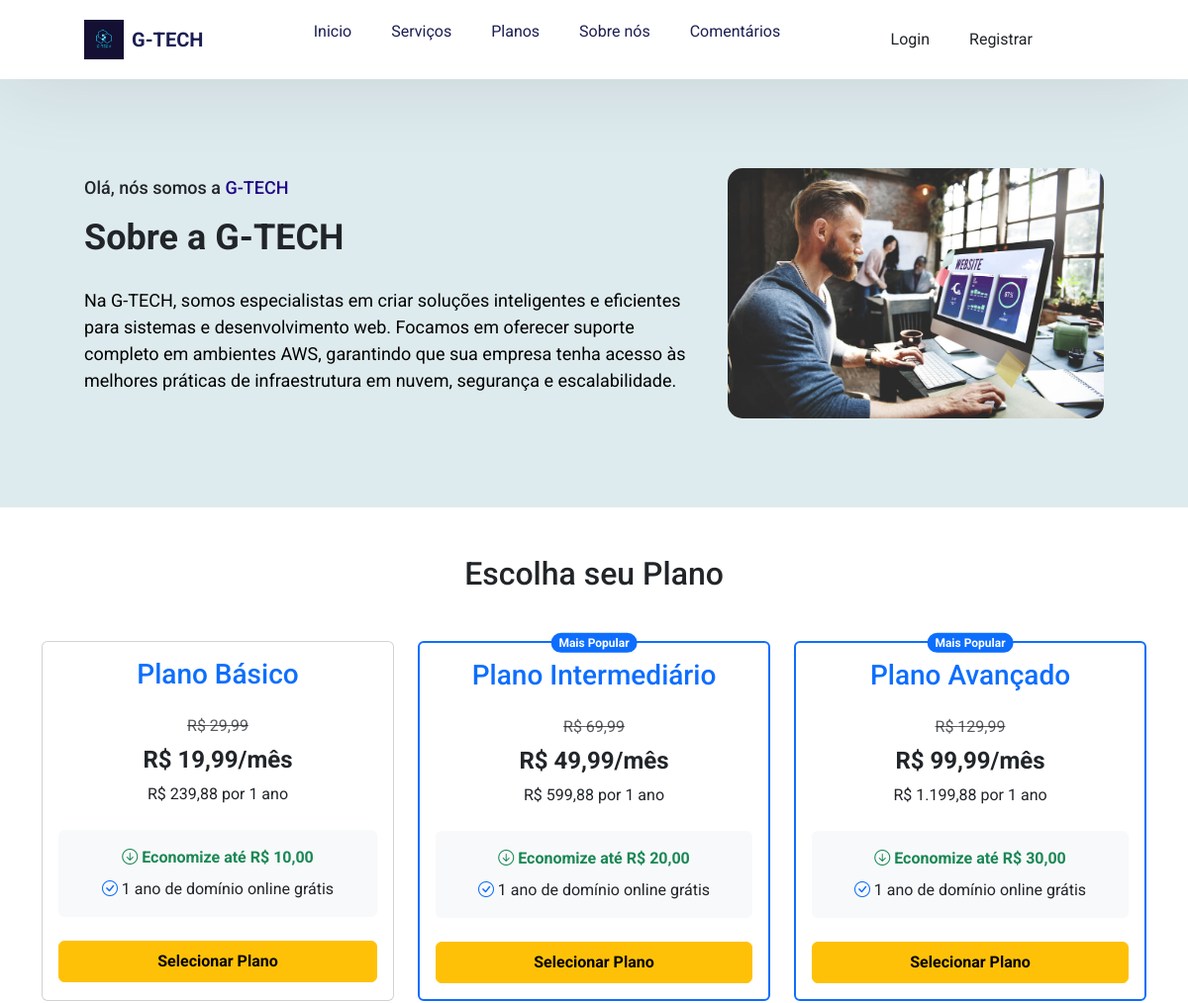
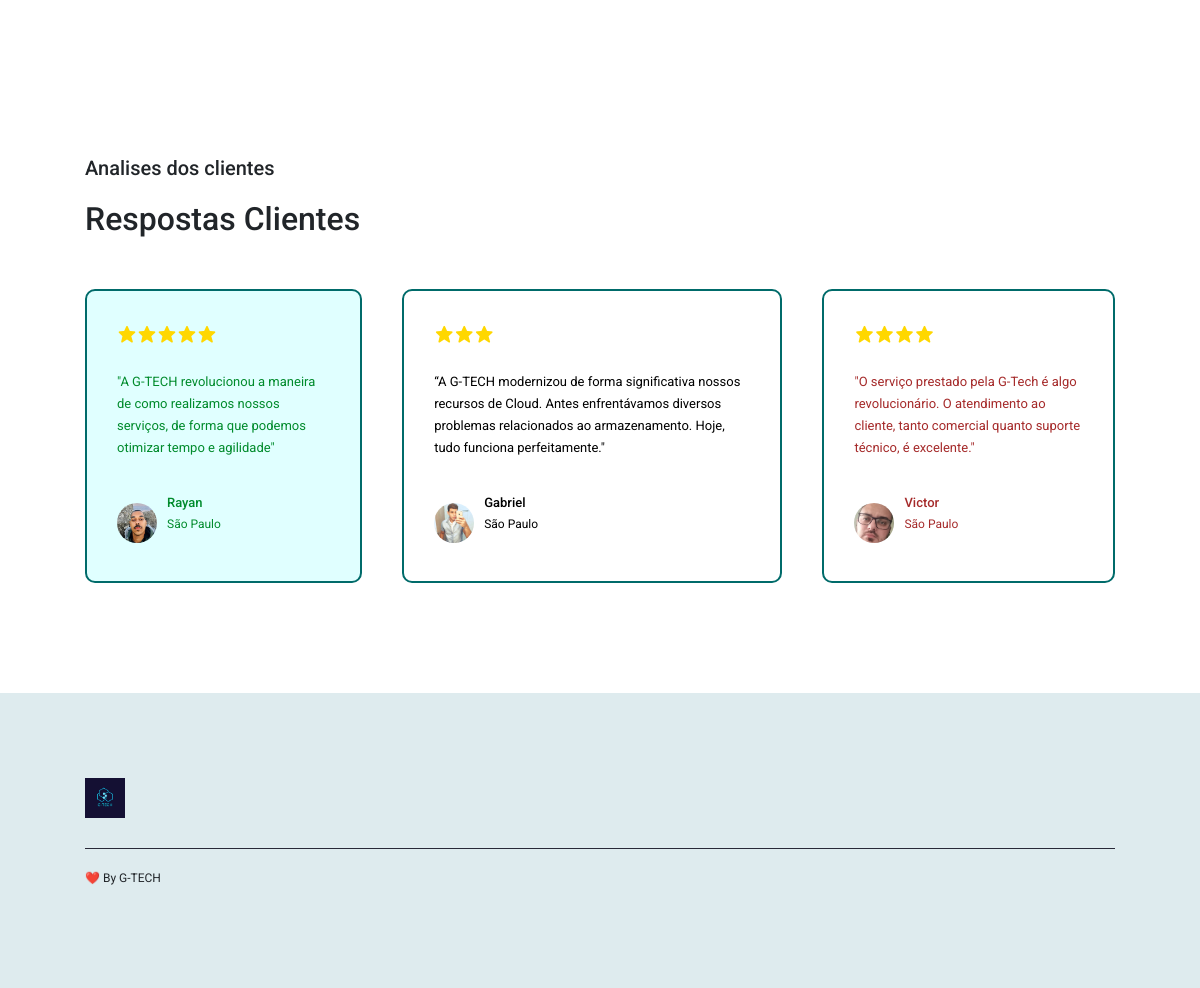
The page / on the database its author committed (2 pictures, top to bottom).
### tables this page shows
CREATE TABLE `planos` (
  `id` int(11) NOT NULL AUTO_INCREMENT,
  `nome` varchar(50) NOT NULL,
  `descricao` text DEFAULT NULL,
  `preco` decimal(10,2) NOT NULL,
  `preco_original` decimal(10,2) DEFAULT NULL,
  `armazenamento` varchar(20) DEFAULT NULL,
  `largura_banda` varchar(20) DEFAULT NULL,
  `sites` int(11) DEFAULT NULL,
  `contas_email` int(11) DEFAULT NULL,
  `banco_dados` int(11) DEFAULT NULL,
  `dominio_gratis` tinyint(1) DEFAULT 0,
  `economia` decimal(10,2) DEFAULT NULL,
  `destaque` tinyint(1) DEFAULT 0,
  PRIMARY KEY (`id`)
);

### includes/config.php (called while the page is built, shortened)
<?php
function isLoggedIn()
{
    return isset($_SESSION['user_id']);
}

### index.php (the view, shortened to what this page needs)
<?php
require_once 'includes/config.php';
require_once 'includes/header.php';
$stmt = $pdo->query("SELECT * FROM planos ORDER BY preco");
$planos = $stmt->fetchAll(PDO::FETCH_ASSOC);
?>
<!DOCTYPE html>
<html lang="pt-BR">
<body>
<div class="main" id="main">
  <div class="left">
    <h5>Olá, nós somos a <span> G-TECH </span></h5>
    <h3>Sobre a G-TECH</h3>
    <p>
      Na G-TECH, somos especialistas em criar soluções inteligentes e eficientes para sistemas e desenvolvimento web.
      Focamos em oferecer suporte completo em ambientes AWS, garantindo que sua empresa tenha acesso às melhores práticas
      de infraestrutura em nuvem, segurança e escalabilidade.
    </p>
  </div>
  <div class="right">
    <img src="/G-tech/assets/img/home-img.png" alt="Imagem G-TECH">
  </div>
</div>
<section class="planos py-5">
  <div class="container">
    <h2 class="text-center mb-5">Escolha seu Plano</h2>
    <div class="row g-4 justify-content-center">
      <?php foreach ($planos as $plano): ?>
        <div class="col-md-4">
          <div class="card h-100 <?= $plano['destaque'] ? 'border-primary border-2' : '' ?>">
            <?php if ($plano['destaque']): ?>
              <div class="position-absolute top-0 start-50 translate-middle badge bg-primary rounded-pill">
                Mais Popular
              </div>
            <?php endif; ?>
            <div class="card-body text-center">
              <h3 class="card-title text-primary"><?= htmlspecialchars($plano['nome']) ?></h3>
              <div class="my-4">
                <span class="text-decoration-line-through text-muted">
                  R$ <?= number_format($plano['preco_original'] ?? 0, 2, ',', '.') ?>
                </span>
                <h4 class="fw-bold my-2">R$ <?= number_format($plano['preco'], 2, ',', '.') ?>/mês</h4>
                <p>R$ <?= number_format($plano['preco'] * 12, 2, ',', '.') ?> por 1 ano</p>
              </div>
              <div class="bg-light p-3 rounded mb-4">
                <p class="text-success fw-bold mb-2">
                  <i class="bi bi-arrow-down-circle"></i> Economize até R$ <?= number_format($plano['economia'] ?? 0, 2, ',', '.') ?>
                </p>
                <p class="mb-0">
                  <i class="bi bi-check-circle text-primary"></i> 1 ano de domínio online grátis
                </p>
              </div>
              <button class="btn btn-warning w-100 fw-bold py-2"
                data-bs-toggle="modal"
                data-bs-target="#planoModal<?= $plano['id'] ?>">
                Selecionar Plano
              </button>
            </div>
          </div>
        </div>
      <?php endforeach; ?>
    </div>
  </div>
</section>
<div class="feedback" id="feedback">
  <h5>Analises dos clientes</h5>
  <h3>Respostas Clientes</h3>
  <div class="customers">
    <div class="item" style="background-color: lightcyan;">
      <div class="rating">
        <?php for ($i = 0; $i < 5; $i++) echo '<i class="bx bxs-star" style="color: gold;"></i>'; ?>
      </div>
      <p class="redtext" style="color: rgb(0, 139, 44);">
        "A G-TECH revolucionou a maneira de como realizamos nossos serviços, de forma que podemos otimizar tempo e agilidade"
      </p>
      <div class="user">
        <img src="/G-tech/assets/img/Rayan.jpg" />
        <div class="info">
          <h5 style="color: rgb(0, 139, 44);">Rayan</h5>
          <p style="color: rgb(0, 139, 44);">São Paulo</p>
        </div>
      </div>
    </div>
    <div class="item">
      <div class="rating">
        <?php for ($i = 0; $i < 3; $i++) echo '<i class="bx bxs-star" style="color: gold;"></i>'; ?>
      </div>
      <p class="texto" style="color: black;">
        “A G-TECH modernizou de forma significativa nossos recursos de Cloud. Antes enfrentávamos diversos problemas relacionados ao armazenamento. Hoje, tudo funciona perfeitamente."
      </p>
      <div class="user">
        <img src="/G-tech/assets/img/Gabriel.jpg" />
        <div class="info">
          <h5 style="color: black;">Gabriel</h5>
          <p style="color: black;">São Paulo</p>
        </div>
      </div>
    </div>
    <div class="item">
      <div class="rating">
        <?php for ($i = 0; $i < 4; $i++) echo '<i class="bx bxs-star" style="color: gold;"></i>'; ?>
      </div>
      <p class="texto2" style="color: brown;">
        "O serviço prestado pela G-Tech é algo revolucionário. O atendimento ao cliente, tanto comercial quanto suporte técnico, é excelente."
      </p>
      <div class="user">
        <img src="/G-tech/assets/img/Victor.jpg" />
        <div class="info">
          <h5 style="color: brown;">Victor</h5>
          <p style="color: brown;">São Paulo</p>
        </div>
      </div>
    </div>
  </div>
</div>
<?php require_once 'includes/footer.php'; ?>
</body>
</html>

### includes/header.php (shortened to what this page needs)
<?php
include_once 'config.php';
?>
<!DOCTYPE html>
<html lang="pt-br">
<head>
  <link href="https://cdn.jsdelivr.net/npm/bootstrap@5.3.0/dist/css/bootstrap.min.css" rel="stylesheet" />
  <link rel="stylesheet" href="https://cdn.jsdelivr.net/npm/bootstrap-icons@1.11.3/font/bootstrap-icons.min.css" />
  <link href="https://unpkg.com/boxicons@2.1.4/css/boxicons.min.css" rel="stylesheet" />
  <link rel="stylesheet" href="/G-tech/assets/styles/style.css" />
</head>
<body>
  <nav>
    <div class="logo">
      <img src="/G-tech/assets/img/logo G-TECH.jpg" alt="Logo G-TECH" />
      <a href="/G-tech/index.php">G-TECH</a>
    </div>
    <ul>
      <li><a href="/G-tech/index.php">Inicio</a></li>
      <li><a href="/G-tech/public/pages/servicos.php">Serviços</a></li>
      <li><a href="/G-tech/planos.php">Planos</a></li>
      <li><a href="/G-tech/public/pages/sobreNos.php">Sobre nós</a></li>
      <li><a href="/G-tech/index.php#feedback">Comentários</a></li>
    </ul>
    <ul class="navbar-nav">
      <?php if (isLoggedIn()): ?>
        <li class="nav-item dropdown">
          <a class="nav-link dropdown-toggle" href="#" id="navbarDropdown" role="button" data-bs-toggle="dropdown">
            <i class="bi bi-person-circle me-1"></i>Minha Conta
          </a>
          <ul class="dropdown-menu dropdown-menu-end">
            <?php if (isAdmin()): ?>
              <li><a class="dropdown-item" href="/G-tech/admin/dashboard.php">Painel Admin</a></li>
            <?php else: ?>
              <li><a class="dropdown-item" href="/G-tech/user/dashboard.php">Painel do Usuário</a></li>
            <?php endif; ?>
            <li>
              <hr class="dropdown-divider">
            </li>
            <li><a class="dropdown-item" href="/G-tech/logout.php">Sair</a></li>
          </ul>
        </li>
      <?php else: ?>
        <ul>
          <li class="nav-item">
            <a class="nav-link" href="/G-tech/login.php">Login</a>
          </li>
          <a class="nav-link" href="/G-tech/register.php">Registrar</a>
          <ul>
          <?php endif; ?>
          </ul>
  </nav>
</body>
</html>

### includes/footer.php (shortened to what this page needs)
<footer>
  <div class="top">
    <div class="logo">
      <img src="/G-tech/assets/img/logo G-TECH.jpg" alt="Logo G-TECH" />
    </div>
  </div>
  <div class="separator"></div>
  <div class="bottom">
    <p>❤️ By G-TECH</p>
  </div>
</footer>
  </body>
  </html>

### assets/styles/style.css (style rules this page uses)
html { scroll-behavior: smooth; }
* { margin: 0; padding: 0; box-sizing: border-box; font-family: "Roboto", sans-serif; }
a { text-decoration: none; color: #1c1e53; transition: color 0.3s ease; }
h5 { font-size: 20px; }
li { list-style: none; }
nav { background-color: #fff; position: sticky; top: 0; padding: 0 85px; display: flex; align-items: center; justify-content: space-between; height: 80px; box-shadow: 0 5px 80px rgba(0, 0, 0, 0.1); z-index: 10; }
nav .logo, footer .logo { display: flex; align-items: center; }
nav .logo a, footer .logo a { margin-left: 8px; font-weight: bold; font-size: 20px; }
nav .logo img, footer .logo img { width: 40px; height: 40px; }
nav ul, footer .top ul { display: flex; gap: 40px; }
.main { background-color: #deebee; padding: 90px 85px; display: flex; align-items: center; justify-content: space-between; gap: 40px; }
.main .left { display: flex; flex-direction: column; align-items: start; }
.main .left h3 { margin-top: 10px; font-weight: bold; font-size: 46px; }
.main .left h5 span { color: #200786; }
.main .left p { color: #000000; font-size: 22px; margin-top: 20px; }
.main .right img { width: 500px; border-radius: 15px; }
.skills h3, .about .right h3, .portfolio .header h3, .feedback h3 { font-size: 40px; margin-top: 20px; }
.feedback { padding: 110px 85px; }
.feedback .customers { margin-top: 50px; display: flex; gap: 40px; }
.feedback .customers .item { display: flex; flex-direction: column; gap: 20px; border: 2px solid #006b6a; border-radius: 10px; padding: 30px; cursor: pointer; transition: all 0.3s ease; }
.feedback .customers .item .rating { color: #006b6a; font-size: 22px; }
.feedback .customers .item p { line-height: 22px; font-size: 14px; }
.feedback .customers .item .user { display: flex; align-items: center; gap: 10px; }
.feedback .customers .item .user img { width: 40px; height: 40px; object-fit: cover; border-radius: 50%; }
.feedback .customers .item .user h5 { font-size: 13px; font-weight: 500; margin-bottom: 3px; }
.feedback .customers .item .user p { font-size: 12px; }
footer { background-color: #deebee; padding: 85px; display: flex; flex-direction: column; }
footer .top, footer .bottom { display: flex; align-items: center; justify-content: space-between; }
footer .separator { width: 100%; height: 1px; background-color: #282938; margin: 30px 0 20px; }
footer .bottom p { font-size: 12px; }
@media screen and (max-width: 1200px) { .main .left h5 { font-size: 18px; } }
@media screen and (max-width: 1200px) { .main .left h3 { font-size: 36px; } }
@media screen and (max-width: 1200px) { .main .left p { font-size: 18px; } }
@media screen and (max-width: 1200px) { .main .right img { width: 380px; } }
@media screen and (max-width: 1200px) { .skills h3, .about .right h3, .portfolio .header h3, .feedback h3 { font-size: 32px; } }
@media screen and (max-width: 1200px) { .feedback .customers .item .rating { font-size: 20px; } }
@media screen and (max-width: 1200px) { .feedback .customers .item p { font-size: 13px; } }

### rows shown on the page
planos: nome "Plano Básico", preco_original "29,99", preco "19,99", $plano['preco']*12 "239,88", economia "10,00"
planos: destaque "Mais Popular", nome "Plano Intermediário", preco_original "69,99", preco "49,99", $plano['preco']*12 "599,88", economia "20,00"
planos: destaque "Mais Popular", nome "Plano Avançado", preco_original "129,99", preco "99,99", $plano['preco']*12 "1.199,88", economia "30,00"
